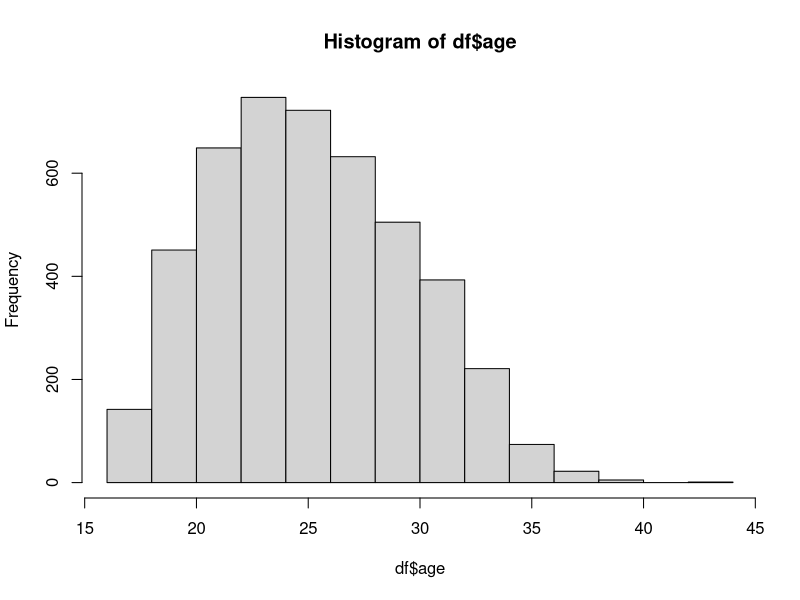
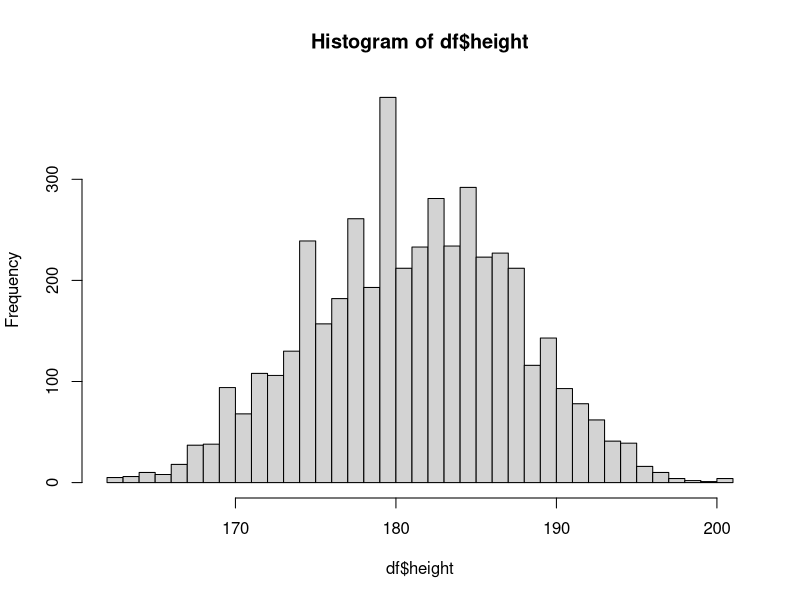
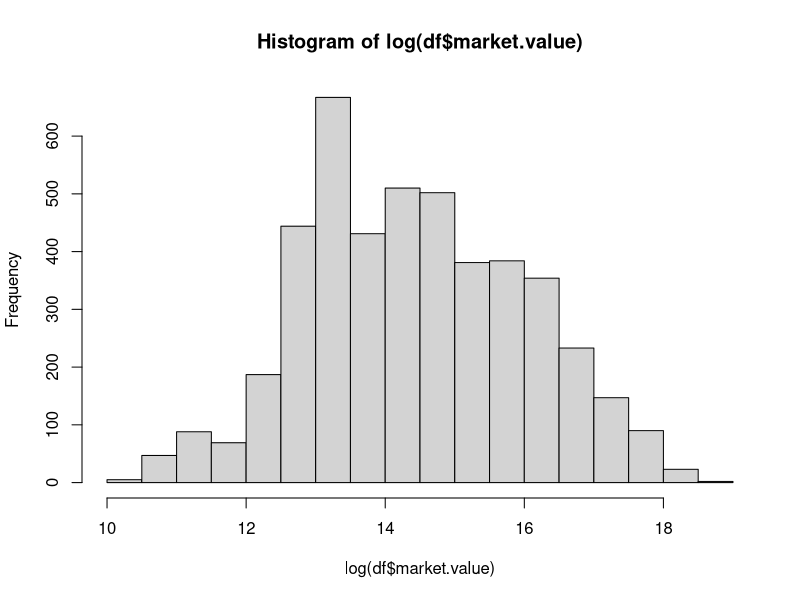
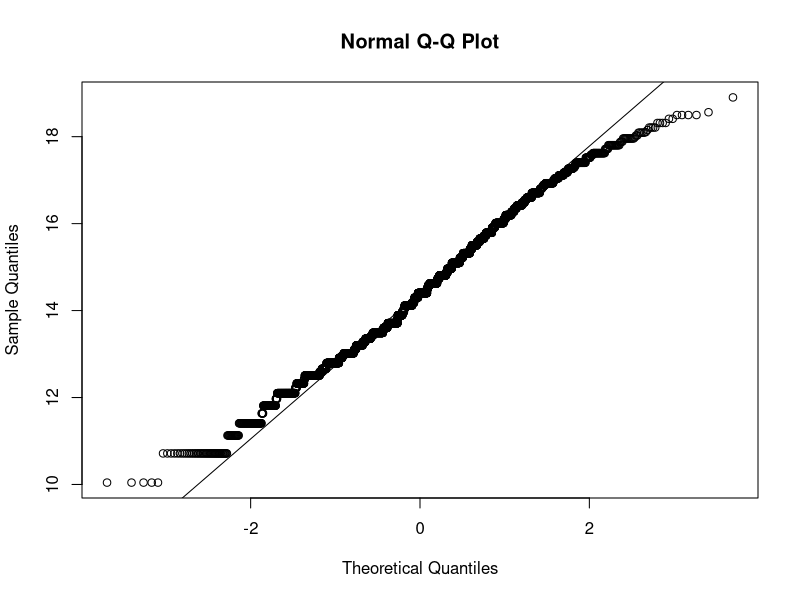
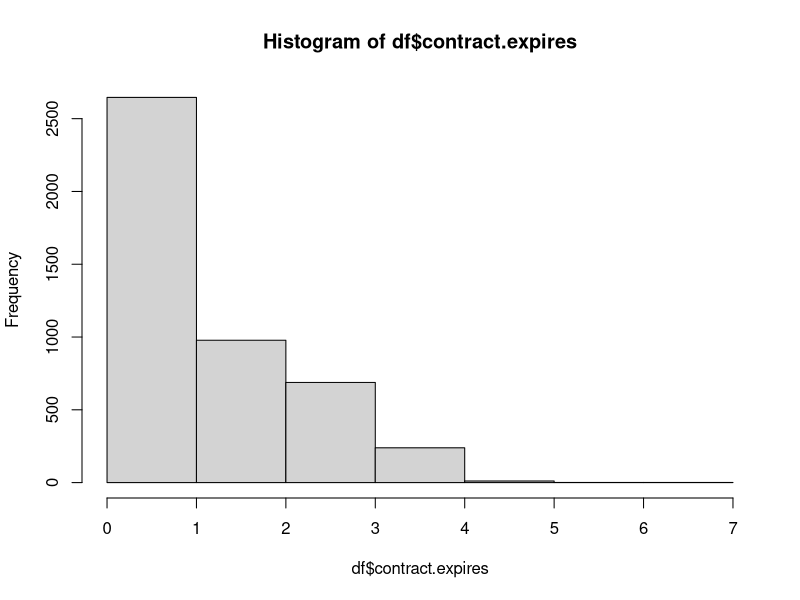
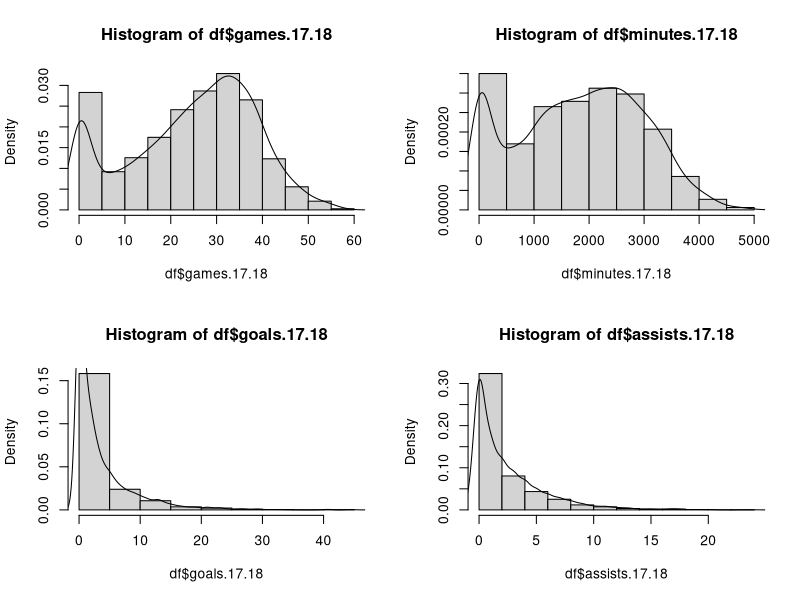
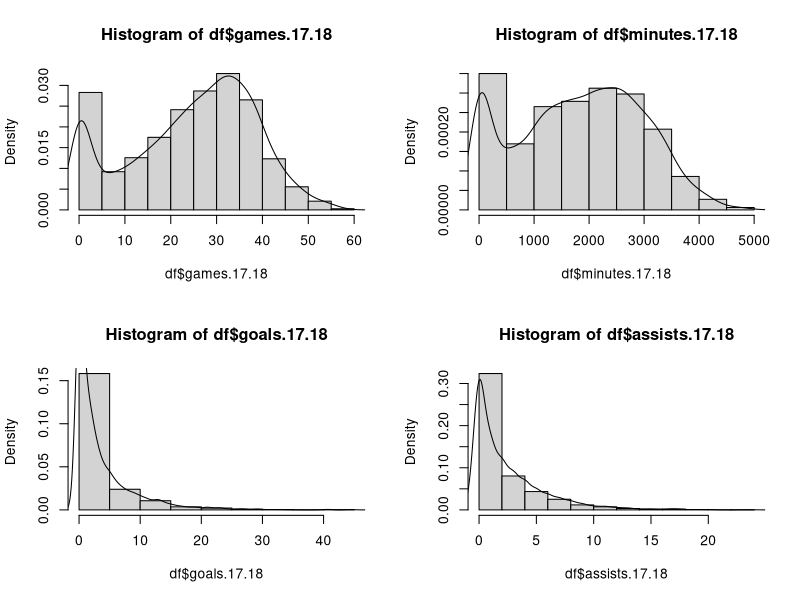
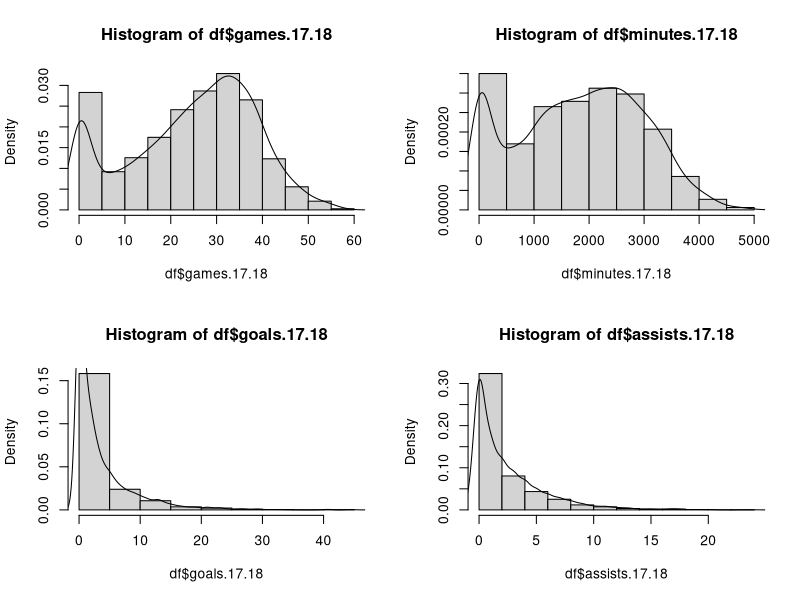

Source code (R) for these figures, in order: (Note: this script raises an error after producing the figures.)
##### 3. EXPLORE DATA ######

df <- read.csv("./data/performance-clean.csv",encoding = "UTF-8")

# let's study some distributions

### numeric
# static attributes
hist(df$age)
hist(df$height, breaks = 50)

hist(log(df$market.value))
qqnorm(log(df$market.value))
qqline(log(df$market.value))

hist(df$contract.expires, breaks = 5) # not enough density of the data, maybe to convert to categorical 

# season-related attributes 17/18
par(mfrow=c(2,2))
hist(df$games.17.18, freq = FALSE)
lines(density(df$games.17.18))
hist(df$minutes.17.18, freq = FALSE)
lines(density(df$minutes.17.18))
hist(df$goals.17.18, freq = FALSE)
lines(density(df$goals.17.18))
hist(df$assists.17.18, freq = FALSE)
lines(density(df$assists.17.18))
par(mfrow=c(1,1))

# season-related attributes 18/19
par(mfrow=c(2,2))
hist(df$games.17.18, freq = FALSE)
lines(density(df$games.17.18))
hist(df$minutes.17.18, freq = FALSE)
lines(density(df$minutes.17.18))
hist(df$goals.17.18, freq = FALSE)
lines(density(df$goals.17.18))
hist(df$assists.17.18, freq = FALSE)
lines(density(df$assists.17.18))
par(mfrow=c(1,1))

# season-related attributes 19/20
par(mfrow=c(2,2))
hist(df$games.17.18, freq = FALSE)
lines(density(df$games.17.18))
hist(df$minutes.17.18, freq = FALSE)
lines(density(df$minutes.17.18))
hist(df$goals.17.18, freq = FALSE)
lines(density(df$goals.17.18))
hist(df$assists.17.18, freq = FALSE)
lines(density(df$assists.17.18))
par(mfrow=c(1,1))

# season-related attributes 20/21
par(mfrow=c(2,2))
hist(df$games.17.18, freq = FALSE)
lines(density(df$games.17.18))
hist(df$minutes.17.18, freq = FALSE)
lines(density(df$minutes.17.18))
hist(df$goals.17.18, freq = FALSE)
lines(density(df$goals.17.18))
hist(df$assists.17.18, freq = FALSE)
lines(density(df$assists.17.18))
par(mfrow=c(1,1))

###################################
# Same season, different features #
###################################

# comparing games between seasons
par(mfrow=c(2,3))
hist(df$games.17.18, freq = FALSE)
hist(df$games.18.19, freq = FALSE)
hist(df$games.19.20, freq = FALSE)
qqnorm(df$games.17.18)
qqline(df$games.17.18)
qqnorm(df$games.18.19)
qqline(df$games.18.19)
qqnorm(df$games.19.20)
qqline(df$games.19.20)
par(mfrow=c(1,1))
# GAMES => NORMAL


# comparing goals between seasons
par(mfrow=c(3,3))
hist(df$goals.17.18, freq = FALSE)
hist(df$goals.18.19, freq = FALSE)
hist(df$goals.19.20, freq = FALSE)
# log transformation
df <-  df[df$goals.17.18!=0,]
df <-  df[df$goals.18.19!=0,]
df <-  df[df$goals.19.20!=0,]
hist(log(df$goals.17.18), freq = FALSE)
hist(log(df$goals.18.19), freq = FALSE)
hist(log(df$goals.19.20), freq = FALSE)
# normality check
qqnorm(log(df$goals.17.18))
qqline(log(df$goals.17.18))
qqnorm(log(df$goals.18.19))
qqline(log(df$goals.18.19))
qqnorm(log(df$goals.19.20))
qqline(log(df$goals.19.20))
par(mfrow=c(1,1))
# NOT SO NORMAL!

# comparing assists between seasons
par(mfrow=c(3,3))
hist(df$assists.17.18, freq = FALSE)
hist(df$assists.18.19, freq = FALSE)
hist(df$assists.19.20, freq = FALSE)
# log transformation
df <-  df[df$assists.17.18!=0,]
df <-  df[df$assists.18.19!=0,]
df <-  df[df$assists.19.20!=0,]
hist(log(df$assists.17.18), freq = FALSE)
hist(log(df$assists.18.19), freq = FALSE)
hist(log(df$assists.19.20), freq = FALSE)
# normality check
qqnorm(log(df$assists.17.18))
qqline(log(df$assists.17.18))
qqnorm(log(df$assists.18.19))
qqline(log(df$assists.18.19))
qqnorm(log(df$assists.19.20))
qqline(log(df$assists.19.20))
par(mfrow=c(1,1))
# NOT SO NORMAL!

# comparing minutes between seasons
par(mfrow=c(2,3))
hist(df$minutes.17.18, freq = FALSE)
hist(df$minutes.18.19, freq = FALSE)
hist(df$minutes.19.20, freq = FALSE)
# normality check
qqnorm(df$minutes.17.18)
qqline(df$minutes.17.18)
qqnorm(df$minutes.18.19)
qqline(df$minutes.18.19)
qqnorm(df$minutes.19.20)
qqline(df$minutes.19.20)
par(mfrow=c(1,1))
# NORMAL!

# yellows
par(mfrow=c(2,3))
df <- df[df$yellows.17.18!=0,]
df <- df[df$yellows.18.19!=0,]
df <- df[df$yellows.19.20!=0,]
hist(log(df$yellows.17.18), freq=FALSE)
hist(log(df$yellows.18.19), freq=FALSE)
hist(log(df$yellows.19.20), freq=FALSE)
qqnorm(log(df$yellows.17.18))
qqline(log(df$yellows.17.18))
qqnorm(log(df$yellows.18.19))
qqline(log(df$yellows.18.19))
qqnorm(log(df$yellows.19.20))
qqline(log(df$yellows.19.20))
par(mfrow=c(1,1))

#  compare left/right foot
right.foot <- df[df$foot=="right" ,]
left.foot <- df[df$foot=="left",]
both.foot <- df[df$foot=="both",]

hist(log(df$market.value), freq = FALSE)
lines(density(log(df$market.value)))

par(mfrow=c(2,3))
hist(log(right.foot$market.value), freq = FALSE)
lines(density(log(right.foot$market.value)))
hist(log(left.foot$market.value), freq = FALSE)
lines(density(log(left.foot$market.value)))
hist(log(both.foot$market.value), freq = FALSE)
lines(density(log(both.foot$market.value)))
qqnorm(log(right.foot$market.value))
qqline(log(right.foot$market.value))
qqnorm(log(left.foot$market.value))
qqline(log(left.foot$market.value))
qqnorm(log(both.foot$market.value))
qqline(log(both.foot$market.value))
par(mfrow=c(1,1))

# overlap left/right foot market value distributions
# hist(log(right.foot$market.value), col=rgb(0,0,1,1/4), freq = FALSE)  # first histogram
# hist(log(left.foot$market.value), col=rgb(1,0,0,1/4), add=T, freq = FALSE)  # second
# hist(log(both.foot$market.value), col=rgb(1,0,0,2/4), add=T, freq = FALSE)  # second
plot(density(log(right.foot$market.value)), col=rgb(0,0,1,1/4))  # first histogram
lines(density(log(left.foot$market.value)), col=rgb(1,0,0,1/4))  # second
lines(density(log(both.foot$market.value)), col=rgb(1,0,0,2/4))  # third
# some summaries
summary(right.foot$market.value)
summary(left.foot$market.value)
# hypothesis testing
t.test(right.foot$market.value,left.foot$market.value)
t.test(right.foot$market.value,both.foot$market.value)
t.test(left.foot$market.value,both.foot$market.value)
# p-value = 0.3708 > 0.05 ==> we cannot reject the null hypothesis : the two samples are drawn from the same distribution

### categorical
boxplot(log(df$market.value)~df$offensive) # almost equal with the log transform
hist(as.numeric(df$offensive), freq = FALSE)
plot(df$foot)
